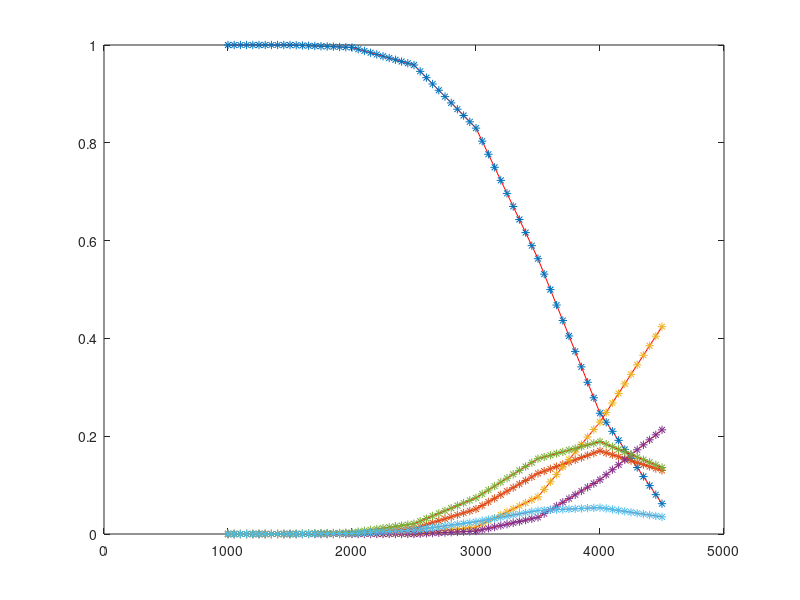

Write the MATLAB code that produced this figure.
% Import mole fractions from mole fractions CSV
mole_fract_matrix = csvread("mole_fract.csv");

% Temperature array
x_Temp = mole_fract_matrix(:,1); 

% Mole Fractions
H2O_mol_fract = mole_fract_matrix(:,2);
HO_mol_fract = mole_fract_matrix(:,3);
H_mol_fract = mole_fract_matrix(:,4);
O_mol_fract = mole_fract_matrix(:,5);
H2_mol_fract = mole_fract_matrix(:,6);
O2_mol_fract = mole_fract_matrix(:,7);

% Define the accuracy/steps
H2O_mol_fract_q = 0:50:4500;
HO_mol_fract_q = 0:50:4500;
H_mol_fract_q = 0:50:4500;
O_mol_fract_q = 0:50:4500;
H2_mol_fract_q = 0:50:4500;
O2_mol_fract_q = 0:50:4500;

% Interpolate the function
H2O_mol_fract_ext = interp1(x_Temp, H2O_mol_fract, H2O_mol_fract_q, 'linear');
HO_mol_fract_ext = interp1(x_Temp, HO_mol_fract, HO_mol_fract_q, 'linear');
H_mol_fract_ext = interp1(x_Temp, H_mol_fract, H_mol_fract_q, 'linear');
O_mol_fract_ext = interp1(x_Temp, O_mol_fract, O_mol_fract_q, 'linear');
H2_mol_fract_ext = interp1(x_Temp, H2_mol_fract, H2_mol_fract_q, 'linear');
O2_mol_fract_ext = interp1(x_Temp, O2_mol_fract, O2_mol_fract_q, 'linear');

% Plot the original mole fractions
figure
plot(x_Temp,H2O_mol_fract, 'r');
hold on
plot(x_Temp,HO_mol_fract, 'r');
plot(x_Temp,H_mol_fract, 'r');
plot(x_Temp,O_mol_fract, 'r');
plot(x_Temp,H2_mol_fract, 'r');
plot(x_Temp,O2_mol_fract, 'r');

% Plot the interpolated points
plot(H2O_mol_fract_q,H2O_mol_fract_ext,'*')
plot(HO_mol_fract_q,HO_mol_fract_ext,'*')
plot(H_mol_fract_q,H_mol_fract_ext,'*')
plot(O_mol_fract_q,O_mol_fract_ext,'*')
plot(H2_mol_fract_q,H2_mol_fract_ext,'*')
plot(O2_mol_fract_q,O2_mol_fract_ext,'*')

% Gamma values of water components
gamma_H2O = 1.33;
gamma_HO = 1.4;
gamma_H = 1.67;
gamma_O = 1.67;
gamma_H2 = 1.4;
gamma_O2 = 1.4;

% Molecular weights of water components
m_H2O = 18.016; % kg/kmol
m_OH = 18.0135;
m_H = 0;
m_O = 0;
m_H2 = 0;
m_O2 = 0;


